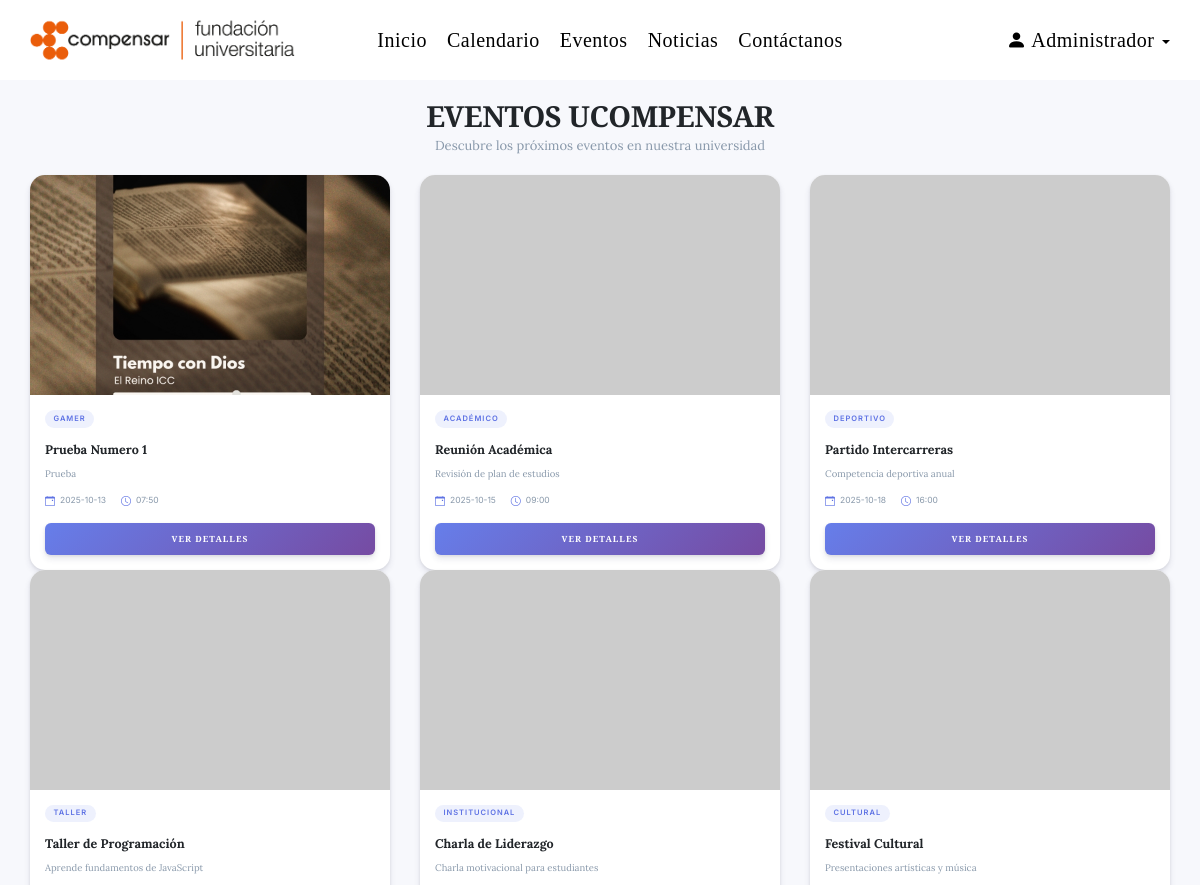
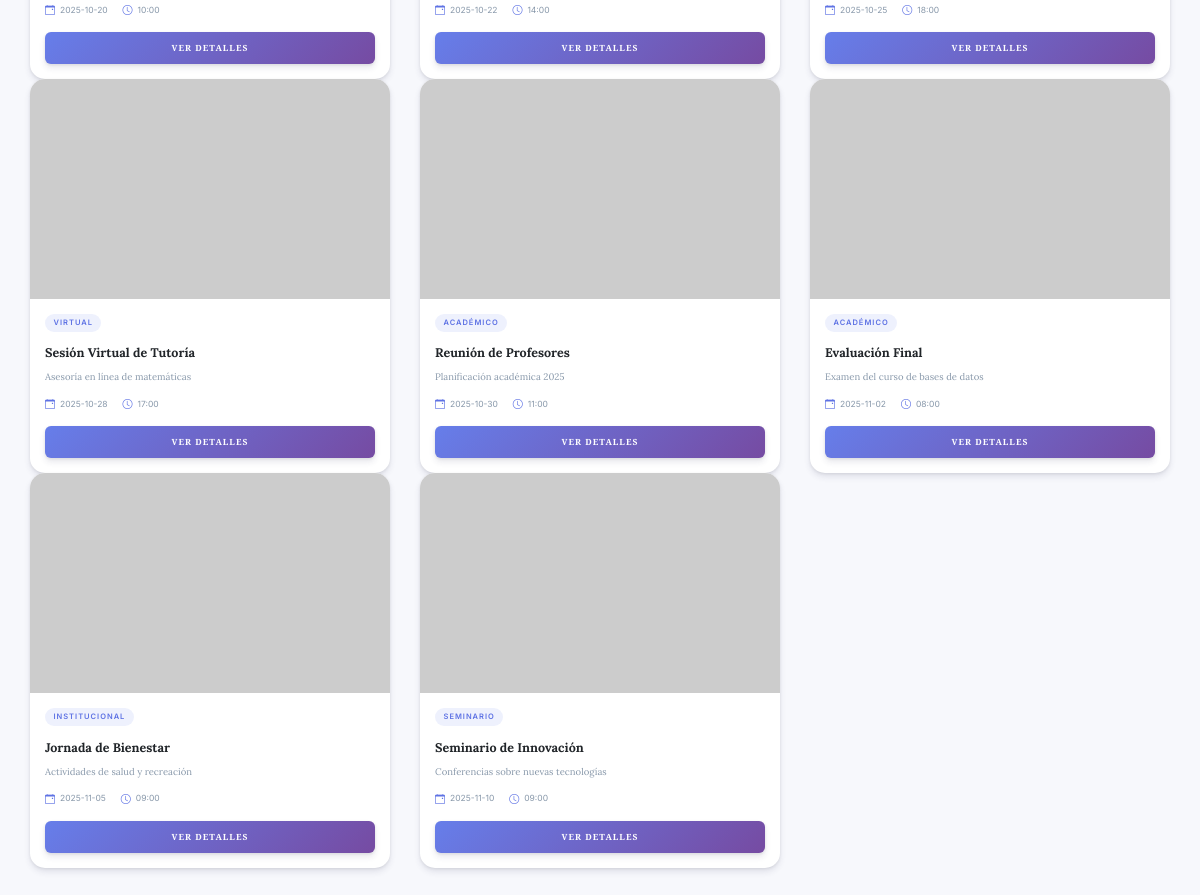
The page /src/Pages/Eventos/eventos.php (signed in) on the database its author committed (2 pictures, top to bottom).
### tables this page shows
CREATE TABLE `eventos` (
  `id` int(11) NOT NULL,
  `nombre` varchar(100) NOT NULL,
  `descripcion` text DEFAULT NULL,
  `imagen` varchar(255) DEFAULT NULL,
  `tipo` varchar(50) DEFAULT NULL,
  `fecha` datetime NOT NULL
);

### src/Pages/Eventos/eventos.php (the view, shortened to what this page needs)
<?php
include(__DIR__ . '/../../config/conexion.php');
 $sql = "SELECT
            e.id, e.nombre, e.descripcion, e.tipo, e.fecha, e.imagen,
            GROUP_CONCAT(et.nombre SEPARATOR ', ') AS etiquetas
        FROM eventos e
        LEFT JOIN evento_etiquetas ee ON e.id = ee.evento_id
        LEFT JOIN etiquetas et ON ee.etiqueta_id = et.id
        GROUP BY e.id
        ORDER BY e.fecha ASC";
 $result = $conn->query($sql);
 $events_data = [];
if ($result && $result->num_rows > 0) {
    while ($row = $result->fetch_assoc()) {
        $timestamp = strtotime($row['fecha']);
        $events_data[] = [
            'id' => (int)$row['id'],
            'title' => $row['nombre'],
            'description' => $row['descripcion'],
            'event_date' => date('Y-m-d', $timestamp),
            'event_time' => date('H:i', $timestamp),
            'category' => $row['tipo'],
            'etiquetas' => $row['etiquetas'] ?: 'Sin etiquetas',
            'image' => $row['imagen']
            ? '../../../public/uploads/' . htmlspecialchars($row['imagen'])
            : "https://picsum.photos/seed/evento{$row['id']}/600/400.jpg",
        ];
    }
}
?>
<!DOCTYPE html>
<html lang="es">
<head>
    <link rel="stylesheet" href="https://maxcdn.bootstrapcdn.com/bootstrap/3.4.1/css/bootstrap.min.css">
    <link rel="stylesheet" href="https://cdn.jsdelivr.net/npm/bootstrap-icons@1.11.3/font/bootstrap-icons.css">
    <link rel="stylesheet" href="../../../public/css/eventos.css">
</head>
<body class="Eventos">
    <?php include('../../Components/menu.php'); ?>
    <div class="container mt-5">
        <div class="header text-center mb-4">
            <h1>EVENTOS UCOMPENSAR</h1>
            <p>Descubre los próximos eventos en nuestra universidad</p>
        </div>
        <?php if (empty($events_data)): ?>
            <div class="alert alert-warning text-center">
                <h4>No hay eventos disponibles en este momento.</h4>
                <p>Vuelve pronto para conocer nuestras nuevas actividades.</p>
            </div>
        <?php else: ?>
            <div class="row" id="listaEventos">
                <?php foreach ($events_data as $ev): ?>
                    <div class="col-md-4 mb-4">
                        <div class="event-card shadow-sm">
                            <img src="<?php echo $ev['image']; ?>" class="event-image" alt="<?php echo $ev['title']; ?>">
                            <div class="event-body">
                                <div class="event-category"><?php echo htmlspecialchars($ev['category']); ?></div>
                                <h5 class="event-title"><?php echo htmlspecialchars($ev['title']); ?></h5>
                                <p class="event-description"><?php echo htmlspecialchars($ev['description']); ?></p>
                                <div class="event-meta">
                                    <span><i class="bi bi-calendar-event"></i> <?php echo $ev['event_date']; ?></span>
                                    <span><i class="bi bi-clock"></i> <?php echo $ev['event_time']; ?></span>
                                </div>
                                <button class="btn btn-primary details-btn w-100" data-event-id="<?php echo $ev['id']; ?>">Ver Detalles</button>
                            </div>
                        </div>
                    </div>
                <?php endforeach; ?>
            </div>
        <?php endif; ?>
    </div>
</body>
</html>

### public/css/eventos.css (style rules this page uses)
:root { --primary-color: #5e72e4; --primary-gradient: linear-gradient(135deg, #667eea 0%, #764ba2 100%); --secondary-color: #f7f8fc; --accent-color: #f5365c; --success-color: #10b981; --dark-color: #212529; --light-color: #f8f9fa; --text-color: #525f7f; --text-light: #8898aa; --font-family: 'Inter', 'Segoe UI', Tahoma, Geneva, Verdana, sans-serif; --font-weight-light: 300; --font-weight-normal: 400; --font-weight-semibold: 600; --font-weight-bold: 700; --border-radius: 15px; --border-radius-sm: 8px; --border-radius-lg: 20px; --box-shadow-sm: 0 4px 6px rgba(50, 50, 93, 0.11), 0 1px 3px rgba(0, 0, 0, 0.08); --box-shadow: 0 15px 35px rgba(50, 50, 93, 0.1), 0 5px 15px rgba(0, 0, 0, 0.07); --box-shadow-lg: 0 20px 40px rgba(0, 0, 0, 0.15); --transition-fast: all 0.2s cubic-bezier(0.25, 0.8, 0.25, 1); --transition: all 0.3s cubic-bezier(0.25, 0.8, 0.25, 1); --transition-slow: all 0.5s cubic-bezier(0.25, 0.8, 0.25, 1); }
.Eventos { background-color: var(--secondary-color); font-family: var(--font-family); color: var(--text-color); padding-bottom: 50px; min-height: 100vh; }
.header h1 { color: var(--dark-color); font-weight: var(--font-weight-bold); font-size: 2.9rem; margin-bottom: 0.5rem; letter-spacing: -0.5px; padding-top: 20px; }
.header p { color: var(--text-light); font-size: 1.3rem; max-width: 600px; margin: 0 auto; font-weight: var(--font-weight-normal); padding-bottom: 20px; }
.event-card { border: none; border-radius: var(--border-radius); overflow: hidden; background: white; box-shadow: var(--box-shadow-sm); transition: var(--transition); height: 100%; display: flex; flex-direction: column; position: relative; }
.event-card::before { content: ''; position: absolute; top: 0; left: -100%; width: 50%; height: 100%; background: linear-gradient(to right, rgba(255,255,255,0) 0%, rgba(255,255,255,0.2) 100%); transform: skewX(-25deg); transition: var(--transition-slow); z-index: 1; }
.event-image { width: 100%; height: 220px; object-fit: cover; transition: var(--transition-slow); display: block; }
.event-body { padding: 1.5rem; display: flex; flex-direction: column; flex-grow: 1; z-index: 2; position: relative; text-align: left; }
.event-category { font-size: 0.75rem; font-weight: var(--font-weight-semibold); color: var(--primary-color); text-transform: uppercase; letter-spacing: 1px; margin-bottom: 0.75rem; background-color: rgba(94, 114, 228, 0.1); padding: 0.35rem 0.85rem; border-radius: 50px; display: inline-block; width: fit-content; text-align: left; }
.event-title { font-size: 1.25rem; font-weight: var(--font-weight-bold); color: var(--dark-color); margin-bottom: 0.75rem; line-height: 1.4; display: -webkit-box; -webkit-line-clamp: 2; -webkit-box-orient: vertical; overflow: hidden; text-align: left; }
.event-description { color: var(--text-light); font-size: 0.95rem; margin-bottom: 1.25rem; flex-grow: 1; line-height: 1.6; display: -webkit-box; -webkit-line-clamp: 3; -webkit-box-orient: vertical; overflow: hidden; text-align: left !important; }
.event-meta { font-size: 0.85rem; color: var(--text-light); margin-bottom: 1.5rem; text-align: left; }
.event-meta span { margin-right: 1.25rem; display: inline-flex; align-items: center; text-align: left; }
.event-meta i { margin-right: 0.5rem; color: var(--primary-color); font-size: 1rem; }
.btn { border-radius: 50px; padding: 0.75rem 1.75rem; font-weight: var(--font-weight-semibold); text-transform: uppercase; letter-spacing: 0.8px; font-size: 0.85rem; transition: var(--transition); border: none; margin-top: auto; cursor: pointer; position: relative; overflow: hidden; text-align: center; }
.btn-primary { background: var(--primary-gradient); color: white; box-shadow: var(--box-shadow-sm); }

### public/css/estructura.css (style rules this page uses)
h1, h2, h3 { font-family: 'Cormorant Garamond', serif; font-weight: 700; color: #fff; margin: 0 0 10px 0; }
h4, h5, h6 { font-family: 'Lora', serif; font-weight: 500; color: #ddd; margin: 5px 0; }
p { font-family: 'Lora', serif; font-weight: 400; font-size: 1rem; color: #eee; }
button, .btn { font-family: 'Cormorant Garamond', serif; font-weight: 600; text-transform: uppercase; letter-spacing: 1px; padding: 10px 20px; border: none; background-color: orange; color: #fff; border-radius: 6px; cursor: pointer; transition: background 0.3s ease; }

### rows shown on the page
eventos: shows a picture, tipo "GAMER", nombre "Prueba Numero 1", descripcion "Prueba", event_date "2025-10-13", event_time "07:50"
eventos: tipo "ACADÉMICO", nombre "Reunión Académica", descripcion "Revisión de plan de estudios", event_date "2025-10-15", event_time "09:00"
eventos: tipo "DEPORTIVO", nombre "Partido Intercarreras", descripcion "Competencia deportiva anual", event_date "2025-10-18", event_time "16:00"
eventos: tipo "TALLER", nombre "Taller de Programación", descripcion "Aprende fundamentos de JavaScript", event_date "2025-10-20", event_time "10:00"
eventos: tipo "INSTITUCIONAL", nombre "Charla de Liderazgo", descripcion "Charla motivacional para estudiantes", event_date "2025-10-22", event_time "14:00"
eventos: tipo "CULTURAL", nombre "Festival Cultural", descripcion "Presentaciones artísticas y música", event_date "2025-10-25", event_time "18:00"
eventos: tipo "VIRTUAL", nombre "Sesión Virtual de Tutoría", descripcion "Asesoría en línea de matemáticas", event_date "2025-10-28", event_time "17:00"
eventos: tipo "ACADÉMICO", nombre "Reunión de Profesores", descripcion "Planificación académica 2025", event_date "2025-10-30", event_time "11:00"
eventos: tipo "ACADÉMICO", nombre "Evaluación Final", descripcion "Examen del curso de bases de datos", event_date "2025-11-02", event_time "08:00"
eventos: tipo "INSTITUCIONAL", nombre "Jornada de Bienestar", descripcion "Actividades de salud y recreación", event_date "2025-11-05", event_time "09:00"
eventos: tipo "SEMINARIO", nombre "Seminario de Innovación", descripcion "Conferencias sobre nuevas tecnologías", event_date "2025-11-10", event_time "09:00"

### other values the page prints
$nombre "Administrador"
